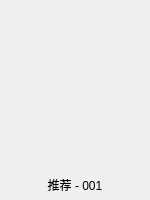
<?xml version="1.0" encoding="UTF-8"?>
<ui version="4.0">
 <class>RecBoxItem</class>
 <widget class="QWidget" name="RecBoxItem">
  <property name="geometry">
   <rect>
    <x>0</x>
    <y>0</y>
    <width>150</width>
    <height>200</height>
   </rect>
  </property>
  <property name="cursor">
   <cursorShape>ArrowCursor</cursorShape>
  </property>
  <property name="windowTitle">
   <string>Form</string>
  </property>
  <layout class="QVBoxLayout" name="verticalLayout">
   <property name="spacing">
    <number>10</number>
   </property>
   <property name="leftMargin">
    <number>0</number>
   </property>
   <property name="topMargin">
    <number>10</number>
   </property>
   <property name="rightMargin">
    <number>0</number>
   </property>
   <property name="bottomMargin">
    <number>0</number>
   </property>
   <item>
    <widget class="QWidget" name="musicImageBox" native="true">
     <property name="minimumSize">
      <size>
       <width>0</width>
       <height>150</height>
      </size>
     </property>
     <property name="maximumSize">
      <size>
       <width>16777215</width>
       <height>150</height>
      </size>
     </property>
     <property name="styleSheet">
      <string notr="true"/>
     </property>
     <widget class="QLabel" name="recMusicImage">
      <property name="geometry">
       <rect>
        <x>0</x>
        <y>0</y>
        <width>150</width>
        <height>150</height>
       </rect>
      </property>
      <property name="text">
       <string/>
      </property>
     </widget>
     <widget class="QPushButton" name="recMusicBtn">
      <property name="geometry">
       <rect>
        <x>40</x>
        <y>50</y>
        <width>71</width>
        <height>41</height>
       </rect>
      </property>
      <property name="cursor">
       <cursorShape>PointingHandCursor</cursorShape>
      </property>
      <property name="styleSheet">
       <string notr="true">#recMusicBtn
{
	border:none;
}</string>
      </property>
      <property name="text">
       <string/>
      </property>
     </widget>
    </widget>
   </item>
   <item>
    <widget class="QLabel" name="recBoxItemText">
     <property name="text">
      <string>推荐 - 001</string>
     </property>
     <property name="alignment">
      <set>Qt::AlignCenter</set>
     </property>
    </widget>
   </item>
  </layout>
 </widget>
 <resources/>
 <connections/>
</ui>
